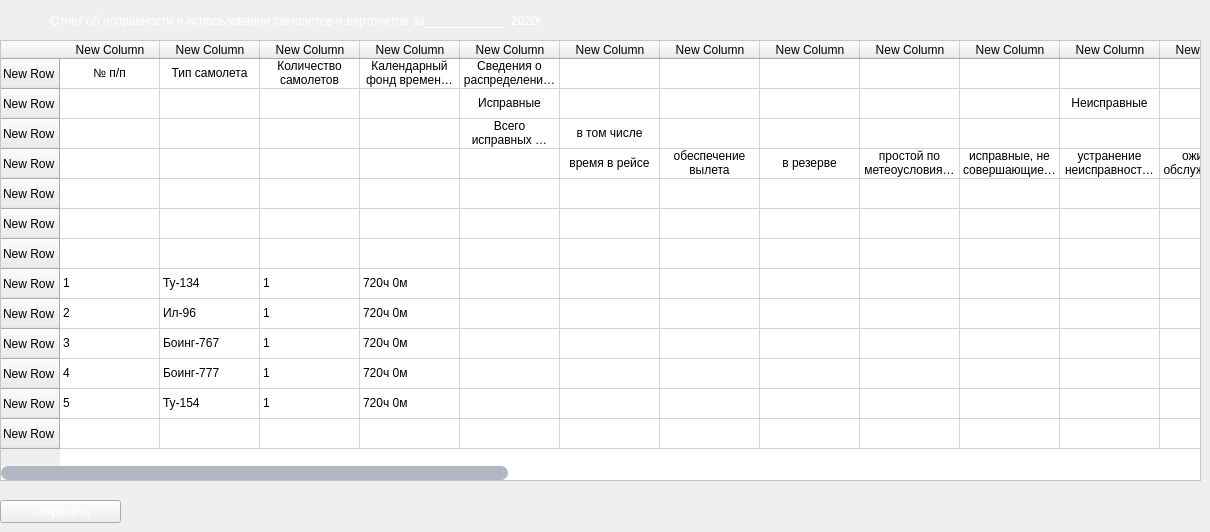
          <widget class="QWidget" name="page_2">
           <widget class="QTableWidget" name="tableWidget_2">
            <property name="geometry">
             <rect>
              <x>0</x>
              <y>40</y>
              <width>1201</width>
              <height>441</height>
             </rect>
            </property>
            <property name="styleSheet">
             <string notr="true">QTableWidget{ background: white;}
QScrollBar:horizontal {
border: none;
background:white;


border-radius: 0px;
}
QScrollBar::handle:horizontal {
background:#b3b7c4;
min-width: 10px;
border-radius: 7px
}
QScrollBar::add-line:horizontal {
border: none;
background:white;
width: 20px;
border-top-right-radius: 0px;
border-bottom-right-radius: 0px;
subcontrol-position: right;
subcontrol-origin: margin;
}
QScrollBar::sub-line:horizontal {
border: none;
background:white;
width: 20px;
border-top-left-radius: 0px;
border-bottom-left-radius: 0px;
subcontrol-position: left;
subcontrol-origin: margin;
}


QScrollBar::add-page:horizontal, QScrollBar::sub-page:horizontal
{
background: none;
}

QScrollBar:vertical {
border: none;
background:white;


border-radius: 0px;
}
QScrollBar::handle:verticall {
background:#b3b7c4;
min-width: 10px;
border-radius: 7px
}
QScrollBar::add-line:vertical {
border: none;
background:white;
width: 20px;
border-top-right-radius: 0px;
border-bottom-right-radius: 0px;
subcontrol-position: right;
subcontrol-origin: margin;
}
QScrollBar::sub-line:vertical{
border: none;
background:white;
width: 20px;
border-top-left-radius: 0px;
border-bottom-left-radius: 0px;
subcontrol-position: left;
subcontrol-origin: margin;
}


QScrollBar::add-page:verticall, QScrollBar::sub-page:horizontal
{
background: none;
}</string>
            </property>
            <row>
             <property name="text">
              <string>New Row</string>
             </property>
            </row>
            <row>
             <property name="text">
              <string>New Row</string>
             </property>
            </row>
            <row>
             <property name="text">
              <string>New Row</string>
             </property>
            </row>
            <row>
             <property name="text">
              <string>New Row</string>
             </property>
            </row>
            <row>
             <property name="text">
              <string>New Row</string>
             </property>
            </row>
            <row>
             <property name="text">
              <string>New Row</string>
             </property>
            </row>
            <row>
             <property name="text">
              <string>New Row</string>
             </property>
            </row>
            <row>
             <property name="text">
              <string>New Row</string>
             </property>
            </row>
            <row>
             <property name="text">
              <string>New Row</string>
             </property>
            </row>
            <row>
             <property name="text">
              <string>New Row</string>
             </property>
            </row>
            <row>
             <property name="text">
              <string>New Row</string>
             </property>
            </row>
            <row>
             <property name="text">
              <string>New Row</string>
             </property>
            </row>
            <row>
             <property name="text">
              <string>New Row</string>
             </property>
            </row>
            <column>
             <property name="text">
              <string>New Column</string>
             </property>
            </column>
            <column>
             <property name="text">
              <string>New Column</string>
             </property>
            </column>
            <column>
             <property name="text">
              <string>New Column</string>
             </property>
            </column>
            <column>
             <property name="text">
              <string>New Column</string>
             </property>
            </column>
            <column>
             <property name="text">
              <string>New Column</string>
             </property>
            </column>
            <column>
             <property name="text">
              <string>New Column</string>
             </property>
            </column>
            <column>
             <property name="text">
              <string>New Column</string>
             </property>
            </column>
            <column>
             <property name="text">
              <string>New Column</string>
             </property>
            </column>
            <column>
             <property name="text">
              <string>New Column</string>
             </property>
            </column>
            <column>
             <property name="text">
              <string>New Column</string>
             </property>
            </column>
            <column>
             <property name="text">
              <string>New Column</string>
             </property>
            </column>
            <column>
             <property name="text">
              <string>New Column</string>
             </property>
            </column>
            <column>
             <property name="text">
              <string>New Column</string>
             </property>
            </column>
            <column>
             <property name="text">
              <string>New Column</string>
             </property>
            </column>
            <column>
             <property name="text">
              <string>New Column</string>
             </property>
            </column>
            <column>
             <property name="text">
              <string>New Column</string>
             </property>
            </column>
            <column>
             <property name="text">
              <string>New Column</string>
             </property>
            </column>
            <column>
             <property name="text">
              <string>New Column</string>
             </property>
            </column>
            <column>
             <property name="text">
              <string>New Column</string>
             </property>
            </column>
            <column>
             <property name="text">
              <string>New Column</string>
             </property>
            </column>
            <column>
             <property name="text">
              <string>New Column</string>
             </property>
            </column>
            <column>
             <property name="text">
              <string>New Column</string>
             </property>
            </column>
            <column>
             <property name="text">
              <string>New Column</string>
             </property>
            </column>
            <column>
             <property name="text">
              <string>New Column</string>
             </property>
            </column>
            <column>
             <property name="text">
              <string>New Column</string>
             </property>
            </column>
            <column>
             <property name="text">
              <string>New Column</string>
             </property>
            </column>
            <item row="0" column="0">
             <property name="text">
              <string>№ п/п</string>
             </property>
             <property name="textAlignment">
              <set>AlignCenter</set>
             </property>
             <property name="flags">
              <set>ItemIsDragEnabled|ItemIsDropEnabled|ItemIsUserCheckable|ItemIsEnabled</set>
             </property>
            </item>
            <item row="0" column="1">
             <property name="text">
              <string>Тип самолета</string>
             </property>
             <property name="textAlignment">
              <set>AlignCenter</set>
             </property>
             <property name="flags">
              <set>ItemIsDragEnabled|ItemIsDropEnabled|ItemIsUserCheckable|ItemIsEnabled</set>
             </property>
            </item>
            <item row="0" column="2">
             <property name="text">
              <string>Количество самолетов</string>
             </property>
             <property name="textAlignment">
              <set>AlignCenter</set>
             </property>
             <property name="flags">
              <set>ItemIsDragEnabled|ItemIsDropEnabled|ItemIsUserCheckable|ItemIsEnabled</set>
             </property>
            </item>
            <item row="0" column="3">
             <property name="text">
              <string>Календарный фонд времени самолето-час</string>
             </property>
             <property name="textAlignment">
              <set>AlignCenter</set>
             </property>
             <property name="flags">
              <set>ItemIsDragEnabled|ItemIsDropEnabled|ItemIsUserCheckable|ItemIsEnabled</set>
             </property>
            </item>
            <item row="0" column="4">
             <property name="text">
              <string>Сведения о распределении фонда времени по состояниям эксплуатации</string>
             </property>
             <property name="textAlignment">
              <set>AlignCenter</set>
             </property>
             <property name="flags">
              <set>ItemIsDragEnabled|ItemIsDropEnabled|ItemIsUserCheckable|ItemIsEnabled</set>
             </property>
            </item>
            <item row="1" column="4">
             <property name="text">
              <string>Исправные</string>
             </property>
             <property name="textAlignment">
              <set>AlignCenter</set>
             </property>
             <property name="flags">
              <set>ItemIsDragEnabled|ItemIsDropEnabled|ItemIsUserCheckable|ItemIsEnabled</set>
             </property>
            </item>
            <item row="1" column="10">
             <property name="text">
              <string>Неисправные</string>
             </property>
             <property name="textAlignment">
              <set>AlignCenter</set>
             </property>
             <property name="flags">
              <set>ItemIsDragEnabled|ItemIsDropEnabled|ItemIsUserCheckable|ItemIsEnabled</set>
             </property>
            </item>
            <item row="1" column="11">
             <property name="text">
              <string/>
             </property>
             <property name="textAlignment">
              <set>AlignCenter</set>
             </property>
            </item>
            <item row="2" column="0">
             <property name="text">
              <string/>
             </property>
            </item>
            <item row="2" column="4">
             <property name="text">
              <string>Всего исправных самолето-час</string>
             </property>
             <property name="textAlignment">
              <set>AlignCenter</set>
             </property>
             <property name="flags">
              <set>ItemIsDragEnabled|ItemIsDropEnabled|ItemIsUserCheckable|ItemIsEnabled</set>
             </property>
            </item>
            <item row="2" column="5">
             <property name="text">
              <string>в том числе</string>
             </property>
             <property name="textAlignment">
              <set>AlignCenter</set>
             </property>
             <property name="flags">
              <set>ItemIsDragEnabled|ItemIsDropEnabled|ItemIsUserCheckable|ItemIsEnabled</set>
             </property>
            </item>
            <item row="3" column="0">
             <property name="text">
              <string/>
             </property>
            </item>
            <item row="3" column="5">
             <property name="text">
              <string>время в рейсе</string>
             </property>
             <property name="textAlignment">
              <set>AlignCenter</set>
             </property>
             <property name="flags">
              <set>ItemIsDragEnabled|ItemIsDropEnabled|ItemIsUserCheckable|ItemIsEnabled</set>
             </property>
            </item>
            <item row="3" column="6">
             <property name="text">
              <string>обеспечение вылета</string>
             </property>
             <property name="textAlignment">
              <set>AlignCenter</set>
             </property>
             <property name="flags">
              <set>ItemIsDragEnabled|ItemIsDropEnabled|ItemIsUserCheckable|ItemIsEnabled</set>
             </property>
            </item>
            <item row="3" column="7">
             <property name="text">
              <string>в резерве</string>
             </property>
             <property name="textAlignment">
              <set>AlignCenter</set>
             </property>
             <property name="flags">
              <set>ItemIsDragEnabled|ItemIsDropEnabled|ItemIsUserCheckable|ItemIsEnabled</set>
             </property>
            </item>
            <item row="3" column="8">
             <property name="text">
              <string>простой по метеоусловиям и запретам</string>
             </property>
             <property name="textAlignment">
              <set>AlignCenter</set>
             </property>
             <property name="flags">
              <set>ItemIsDragEnabled|ItemIsDropEnabled|ItemIsUserCheckable|ItemIsEnabled</set>
             </property>
            </item>
            <item row="3" column="9">
             <property name="text">
              <string>исправные, не совершающие полетов</string>
             </property>
             <property name="textAlignment">
              <set>AlignCenter</set>
             </property>
             <property name="flags">
              <set>ItemIsDragEnabled|ItemIsDropEnabled|ItemIsUserCheckable|ItemIsEnabled</set>
             </property>
            </item>
            <item row="3" column="10">
             <property name="text">
              <string>устранение неисправностейпо Ф-Б</string>
             </property>
             <property name="textAlignment">
              <set>AlignCenter</set>
             </property>
             <property name="flags">
              <set>ItemIsDragEnabled|ItemIsDropEnabled|ItemIsUserCheckable|ItemIsEnabled</set>
             </property>
            </item>
            <item row="3" column="11">
             <property name="text">
              <string>ожидание обслуживания по ф-б</string>
             </property>
             <property name="textAlignment">
              <set>AlignCenter</set>
             </property>
             <property name="flags">
              <set>ItemIsDragEnabled|ItemIsDropEnabled|ItemIsUserCheckable|ItemIsEnabled</set>
             </property>
            </item>
            <item row="3" column="12">
             <property name="text">
              <string>обслуживание по ф-б</string>
             </property>
             <property name="textAlignment">
              <set>AlignCenter</set>
             </property>
             <property name="flags">
              <set>ItemIsDragEnabled|ItemIsDropEnabled|ItemIsUserCheckable|ItemIsEnabled</set>
             </property>
            </item>
            <item row="3" column="13">
             <property name="text">
              <string>ожидание переодического ТО</string>
             </property>
             <property name="textAlignment">
              <set>AlignCenter</set>
             </property>
             <property name="flags">
              <set>ItemIsDragEnabled|ItemIsDropEnabled|ItemIsUserCheckable|ItemIsEnabled</set>
             </property>
            </item>
            <item row="3" column="14">
             <property name="text">
              <string>переодическое ТО</string>
             </property>
             <property name="textAlignment">
              <set>AlignCenter</set>
             </property>
             <property name="flags">
              <set>ItemIsDragEnabled|ItemIsDropEnabled|ItemIsUserCheckable|ItemIsEnabled</set>
             </property>
            </item>
            <item row="3" column="15">
             <property name="text">
              <string>смена двигателя</string>
             </property>
             <property name="textAlignment">
              <set>AlignCenter</set>
             </property>
             <property name="flags">
              <set>ItemIsDragEnabled|ItemIsDropEnabled|ItemIsUserCheckable|ItemIsEnabled</set>
             </property>
            </item>
            <item row="3" column="16">
             <property name="text">
              <string>ночные и межсменные простои</string>
             </property>
             <property name="textAlignment">
              <set>AlignCenter</set>
             </property>
             <property name="flags">
              <set>ItemIsDragEnabled|ItemIsDropEnabled|ItemIsUserCheckable|ItemIsEnabled</set>
             </property>
            </item>
            <item row="3" column="17">
             <property name="text">
              <string>ожидание ремонт</string>
             </property>
             <property name="textAlignment">
              <set>AlignCenter</set>
             </property>
             <property name="flags">
              <set>ItemIsDragEnabled|ItemIsDropEnabled|ItemIsUserCheckable|ItemIsEnabled</set>
             </property>
            </item>
            <item row="3" column="18">
             <property name="text">
              <string>в ремонте</string>
             </property>
             <property name="textAlignment">
              <set>AlignCenter</set>
             </property>
             <property name="flags">
              <set>ItemIsDragEnabled|ItemIsDropEnabled|ItemIsUserCheckable|ItemIsEnabled</set>
             </property>
            </item>
            <item row="3" column="19">
             <property name="text">
              <string>отсутствие запчастей</string>
             </property>
             <property name="textAlignment">
              <set>AlignCenter</set>
             </property>
             <property name="flags">
              <set>ItemIsDragEnabled|ItemIsDropEnabled|ItemIsUserCheckable|ItemIsEnabled</set>
             </property>
            </item>
            <item row="3" column="20">
             <property name="text">
              <string>дороботка по бюллетеням</string>
             </property>
            </item>
            <item row="3" column="21">
             <property name="text">
              <string>рекламация промышленности</string>
             </property>
            </item>
            <item row="3" column="22">
             <property name="text">
              <string>рекламация ремзаводам</string>
             </property>
            </item>
            <item row="3" column="23">
             <property name="text">
              <string>расследование происшествий</string>
             </property>
            </item>
            <item row="3" column="24">
             <property name="text">
              <string>восстановление после происшествия</string>
             </property>
            </item>
            <item row="3" column="25">
             <property name="text">
              <string>ожидание списания</string>
             </property>
            </item>
            <item row="4" column="0">
             <property name="text">
              <string/>
             </property>
            </item>
            <item row="4" column="1">
             <property name="text">
              <string/>
             </property>
            </item>
            <item row="4" column="2">
             <property name="text">
              <string/>
             </property>
            </item>
            <item row="4" column="3">
             <property name="text">
              <string/>
             </property>
            </item>
            <item row="5" column="0">
             <property name="text">
              <string/>
             </property>
            </item>
            <item row="5" column="1">
             <property name="text">
              <string/>
             </property>
            </item>
            <item row="5" column="2">
             <property name="text">
              <string/>
             </property>
            </item>
            <item row="5" column="3">
             <property name="text">
              <string/>
             </property>
            </item>
            <item row="6" column="0">
             <property name="text">
              <string/>
             </property>
            </item>
            <item row="6" column="1">
             <property name="text">
              <string/>
             </property>
            </item>
            <item row="6" column="2">
             <property name="text">
              <string/>
             </property>
            </item>
            <item row="6" column="3">
             <property name="text">
              <string/>
             </property>
            </item>
            <item row="7" column="0">
             <property name="text">
              <string>1</string>
             </property>
            </item>
            <item row="7" column="1">
             <property name="text">
              <string>Ту-134</string>
             </property>
            </item>
            <item row="7" column="2">
             <property name="text">
              <string>1</string>
             </property>
            </item>
            <item row="7" column="3">
             <property name="text">
              <string>720ч 0м</string>
             </property>
            </item>
            <item row="8" column="0">
             <property name="text">
              <string>2</string>
             </property>
            </item>
            <item row="8" column="1">
             <property name="text">
              <string>Ил-96</string>
             </property>
            </item>
            <item row="8" column="2">
             <property name="text">
              <string>1</string>
             </property>
            </item>
            <item row="8" column="3">
             <property name="text">
              <string>720ч 0м</string>
             </property>
            </item>
            <item row="9" column="0">
             <property name="text">
              <string>3</string>
             </property>
            </item>
            <item row="9" column="1">
             <property name="text">
              <string>Боинг-767</string>
             </property>
            </item>
            <item row="9" column="2">
             <property name="text">
              <string>1</string>
             </property>
            </item>
            <item row="9" column="3">
             <property name="text">
              <string>720ч 0м</string>
             </property>
            </item>
            <item row="10" column="0">
             <property name="text">
              <string>4</string>
             </property>
            </item>
            <item row="10" column="1">
             <property name="text">
              <string>Боинг-777</string>
             </property>
            </item>
            <item row="10" column="2">
             <property name="text">
              <string>1</string>
             </property>
            </item>
            <item row="10" column="3">
             <property name="text">
              <string>720ч 0м</string>
             </property>
            </item>
            <item row="11" column="0">
             <property name="text">
              <string>5</string>
             </property>
            </item>
            <item row="11" column="1">
             <property name="text">
              <string>Ту-154</string>
             </property>
            </item>
            <item row="11" column="2">
             <property name="text">
              <string>1</string>
             </property>
            </item>
            <item row="11" column="3">
             <property name="text">
              <string>720ч 0м</string>
             </property>
            </item>
           </widget>
           <widget class="QLabel" name="label_3">
            <property name="geometry">
             <rect>
              <x>50</x>
              <y>10</y>
              <width>861</width>
              <height>21</height>
             </rect>
            </property>
            <property name="styleSheet">
             <string notr="true">color: rgb(255, 255, 255);
font:15pt &quot;Trebuchet MS&quot;;</string>
            </property>
            <property name="text">
             <string>Отчет об исправности и использовании самолетов и вертолетов за____________  2020г.</string>
            </property>
           </widget>
           <widget class="QLabel" name="label_6">
            <property name="geometry">
             <rect>
              <x>680</x>
              <y>5</y>
              <width>101</width>
              <height>21</height>
             </rect>
            </property>
            <property name="styleSheet">
             <string notr="true">color: rgb(255, 255, 255);
font:15pt &quot;Trebuchet MS&quot;;</string>
            </property>
            <property name="text">
             <string/>
            </property>
           </widget>
           <widget class="QPushButton" name="pushButton_5">
            <property name="geometry">
             <rect>
              <x>0</x>
              <y>500</y>
              <width>121</width>
              <height>23</height>
             </rect>
            </property>
            <property name="styleSheet">
             <string notr="true">color:white;</string>
            </property>
            <property name="text">
             <string>Сохранить</string>
            </property>
           </widget>
          </widget>
